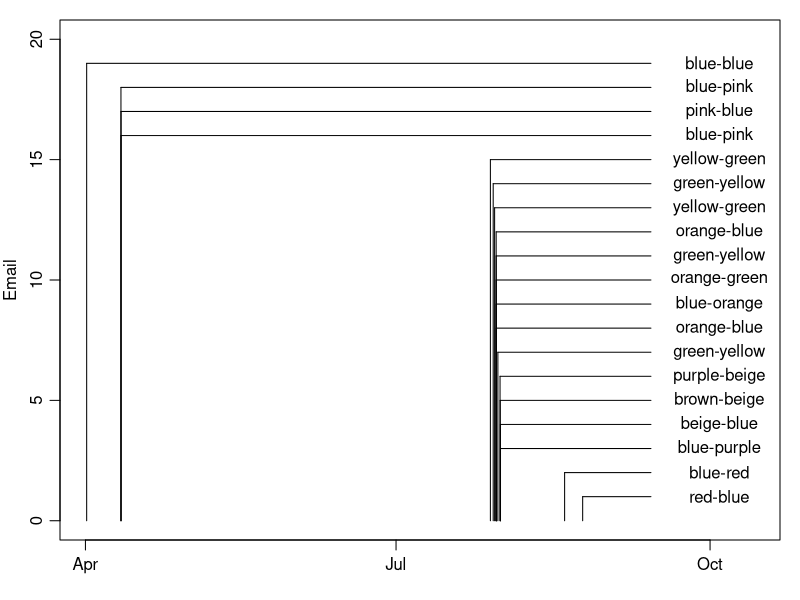

Generate this figure with R:
## ---- chunk 1
data <- "
2015-08-24 16:14:17,red,blue
2015-08-19 09:18:00,blue,red
2015-07-31 14:23:31,blue,purple
2015-07-31 13:48:56,beige,blue
2015-07-31 12:17:00,brown,beige
2015-07-31 11:15:00,purple,beige
2015-07-30 19:59:00,green,yellow
2015-07-30 08:09:00,orange,blue
2015-07-30 08:09:00,blue,orange
2015-07-30 07:59:00,orange,green
2015-07-30 07:56:00,orange,blue
2015-07-30 07:59:00,green,yellow
2015-07-29 21:04:00,yellow,green
2015-07-29 11:07:00,green,yellow
2015-07-28 15:22:00,yellow,green
2015-04-11 10:19:00,blue,pink
2015-04-11 10:13:00,pink,blue
2015-04-11 09:43:00,blue,pink
2015-04-01 08:40:00,blue,blue
"
d <- read.csv(text=data, header=FALSE)
t <- as.POSIXct(d$V1, tz="UTC")
o <- order(t, decreasing=TRUE)
t <- t[o]
from <- d$V2[o]
to <- d$V3[o]
n <- length(from)
data.frame(t, from)
## oce.plot.ts(t, 1:n, type='s', xlab="", ylab="Emails",
day <- 86400
par(mar=c(3, 3, 1, 1), mgp=c(2, 0.7, 0))
plot(t, 1:n, type='n', xlab="", ylab="Email",
            xlim=c(min(t), max(t)+50*day),
            ylim=c(0, n+1))
tl <- max(t) + 20*day
for (i in 1:n) {
#for (i in 1:1) {
    text(tl+20*day, i, paste(from[i], "-", to[i], sep=""))
    lines(c(tl, t[i]), rep(i, 2))
    lines(c(t[i], t[i]), c(i, 0))
}
